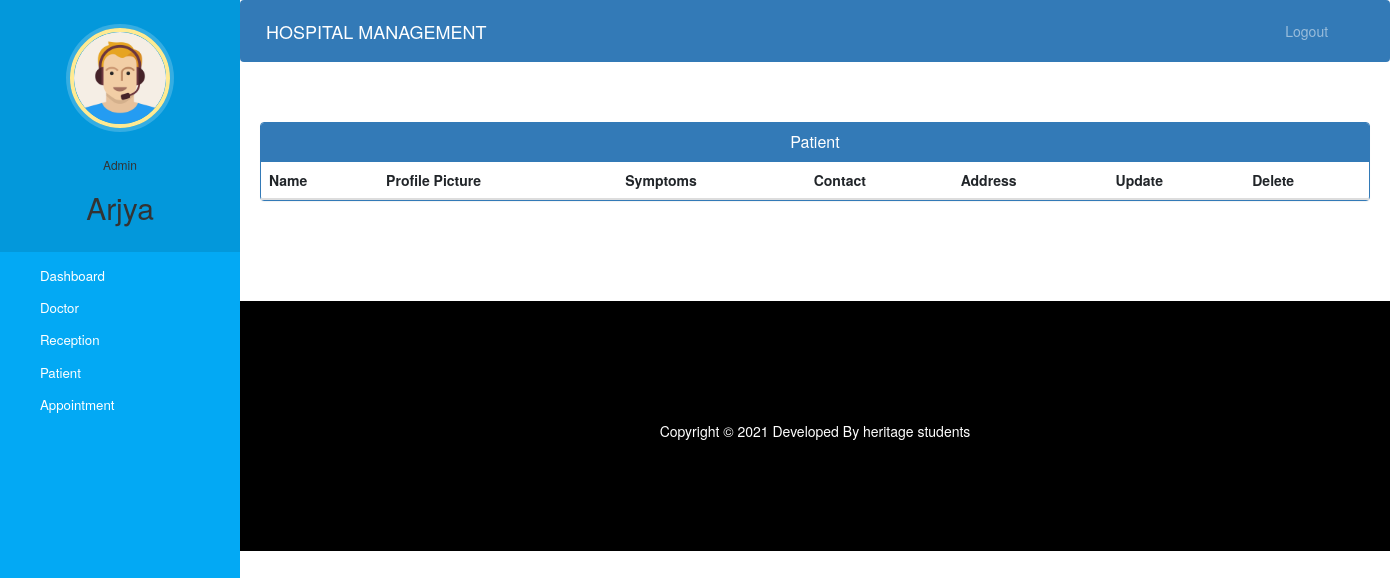
The page /admin-view-patient (signed in) on the database as committed earlier.
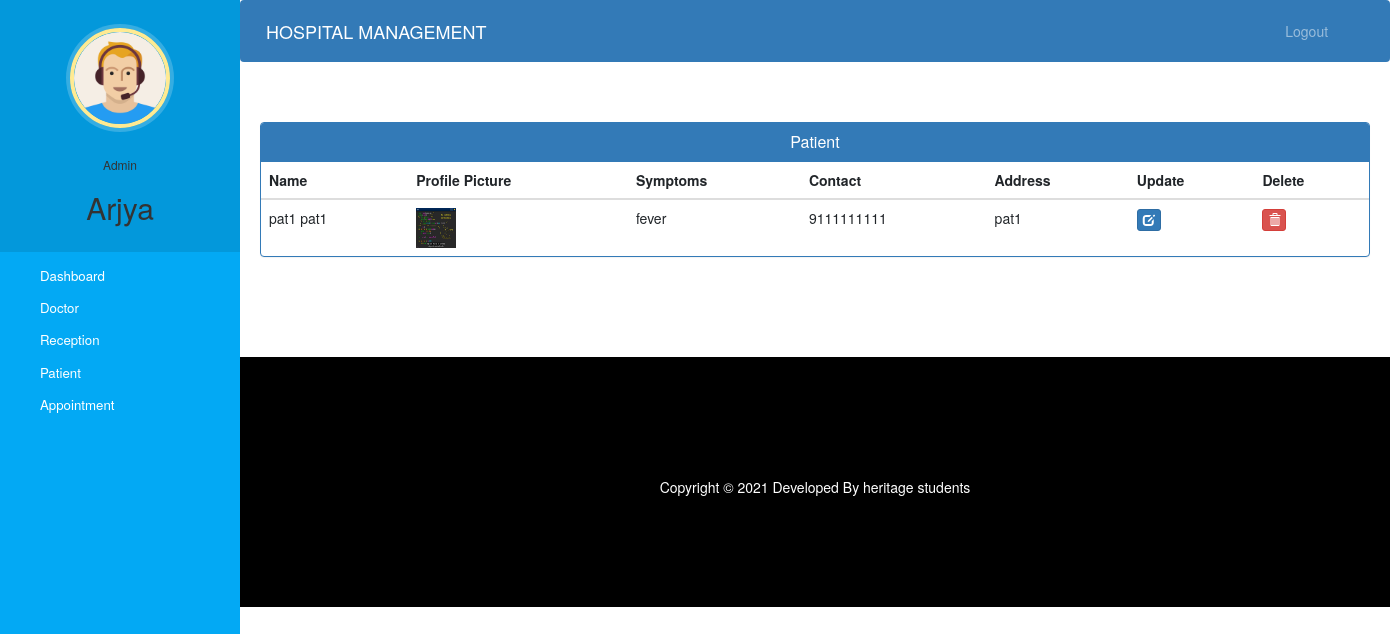
The same page on the database as committed later.
### hospital/models.py (models this page shows, shortened)
class Patient(models.Model):
    user=models.OneToOneField(User,on_delete=models.CASCADE)
    profile_pic= models.ImageField(upload_to='profile_pic/PatientProfilePic/',null=True,blank=True)
    address = models.CharField(max_length=40)
    mobile = models.CharField(max_length=20,null=False)
    symptoms = models.CharField(max_length=100,null=False)
    assignedDoctorId = models.PositiveIntegerField(null=True)
    admitDate=models.DateField(auto_now=True)
    status=models.BooleanField(default=False)
    @property
    def get_name(self):
        return self.user.first_name+" "+self.user.last_name

### hospital/views.py (the view)
# urls.py: path('admin-view-patient', views.admin_view_patient_view,name='admin-view-patient'),
@login_required(login_url='adminlogin')
@user_passes_test(is_admin)
def admin_view_patient_view(request):
    patients=models.Patient.objects.all().filter(status=True)
    return render(request,'hospital/admin_view_patient.html',{'patients':patients})

### hospital/views.py (called while the page is built)
def is_admin(user):
    return user.groups.filter(name='ADMIN').exists()

### templates/hospital/admin_view_patient.html (shortened to what this page needs)
{% extends 'hospital/admin_base.html' %}
{% block content %}
{%load static%}
<head>
  <link href="//netdna.bootstrapcdn.com/bootstrap/3.0.0/css/bootstrap.min.css" rel="stylesheet" id="bootstrap-css">
</head>
<div class="container">
  <div class="panel panel-primary">
    <div class="panel-heading">
      <h6 class="panel-title">Patient</h6>
    </div>
    <table class="table table-hover" id="dev-table">
      <thead>
        <tr>
          <th>Name</th>
          <th>Profile Picture</th>
          <th>Symptoms</th>
          <th>Contact</th>
          <th>Address</th>
          <th>Update</th>
          <th>Delete</th>
        </tr>
      </thead>
      {% for p in patients %}
      <tr>
        <td> {{p.get_name}}</td>
        <td> <img src="{% static p.profile_pic.url %}" alt="Profile Pic" height="40px" width="40px" /></td>
        <td>{{p.symptoms}}</td>
        <td>{{p.mobile}}</td>
        <td>{{p.address}}</td>
        <td><a class="btn btn-primary btn-xs" href="{% url 'update-patient' p.id  %}"><span class="glyphicon glyphicon-edit"></span></a></td>
        <td><a class="btn btn-danger btn-xs" href="{% url 'delete-patient-from-hospital' p.id  %}"><span class="glyphicon glyphicon-trash"></span></a></td>
      </tr>
      {% endfor %}
    </table>
  </div>
</div>
{% endblock content %}

Rows that differ between the two databases and show on the page:
added Patient: get_name "pat1 pat1", profile_pic (picture), symptoms "fever", mobile "9111111111", address "pat1"
